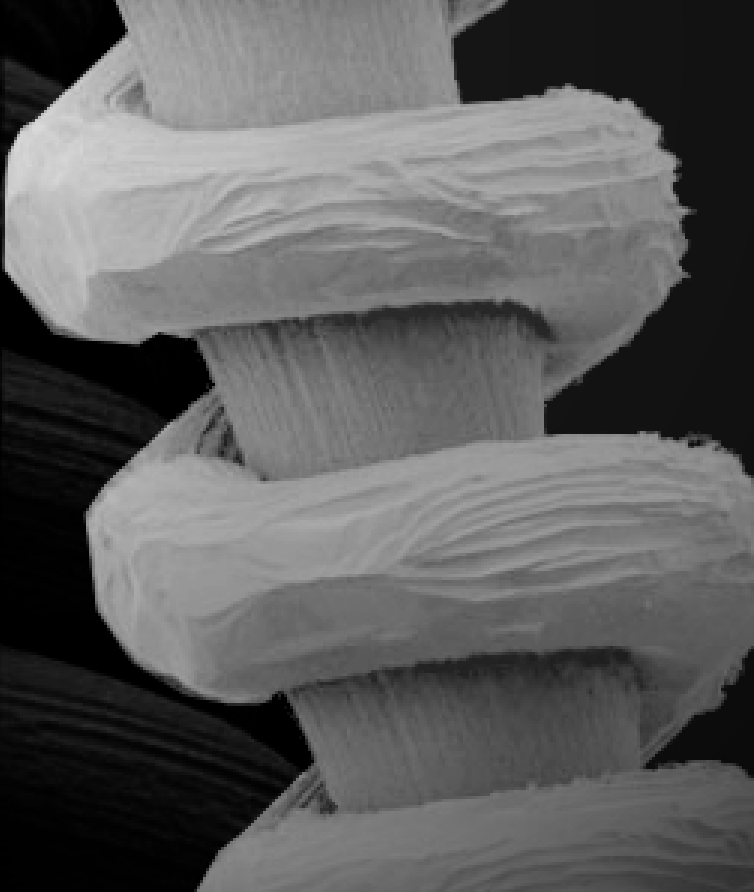
#> input picture Assignment1/images/Fig0229(a)(tungsten_filament_shaded).png, 754 x 892 px
$ python 'Example 2.7.py'
#> lines starting #> are read from the running program, lines starting #| are printed output that depends on the picture; after the words box and inside, x2 and y2 are one past the last pixel; in counts of white or black regions, pixels touching at a corner belong together
import cv2
import matplotlib.pyplot as plot

shaded_img = cv2.imread(
    'images/Fig0229(a)(tungsten_filament_shaded).png',
    flags=0)
#> shaded_img is the input picture: shape (892, 754); min 0, max 217, mean 93.5
shading_pattern = cv2.imread(
    'images/Fig0229(b)(tungsten_sensor_shading).png',
    flags=0)
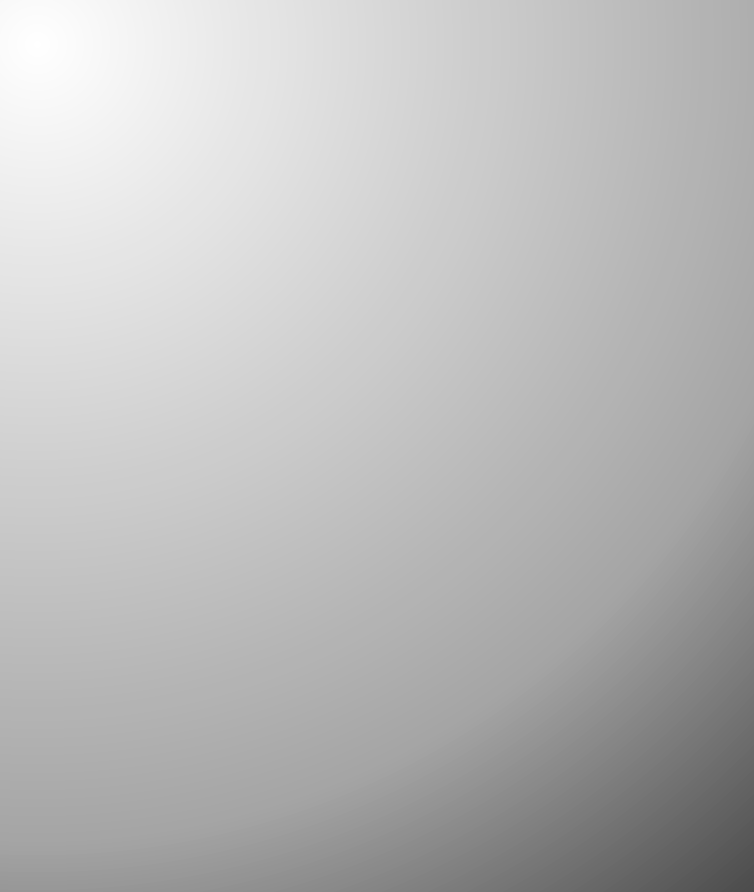
#> input picture Assignment1/images/Fig0229(b)(tungsten_sensor_shading).png, 754 x 892 px
#> shading_pattern is the input picture: shape (892, 754); min 76, max 255, mean 186.2

product_img = cv2.multiply(shaded_img, shading_pattern, scale=256)  # 乘法
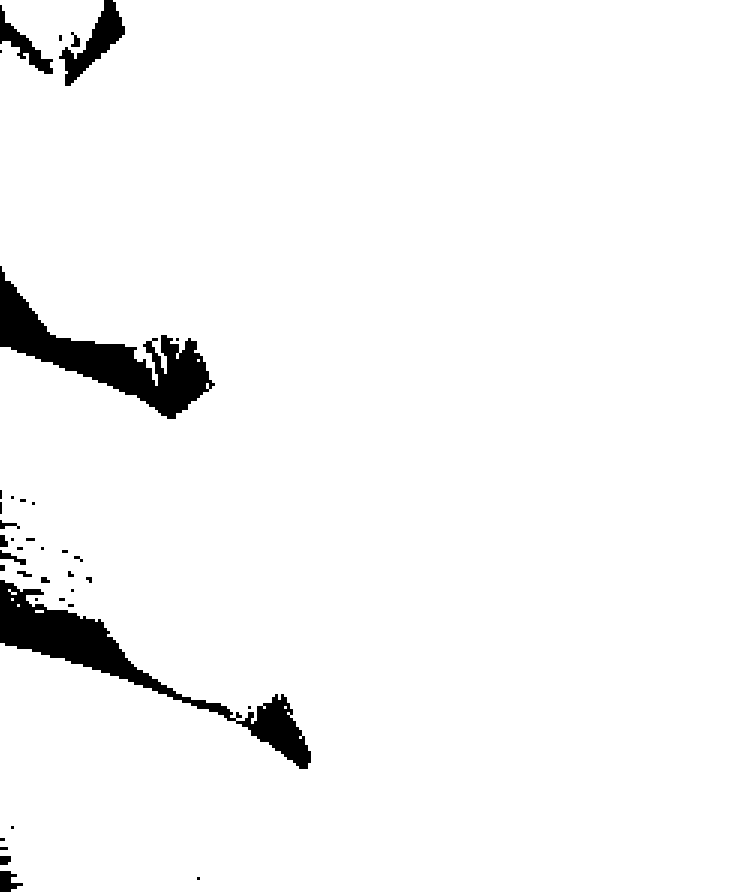
#> product_img: shape (892, 754); 96.4% white; 38 black regions (19 under 20 px), largest, box (x1, y1, x2, y2) and area: (0, 266, 215, 419) 9873, (0, 580, 311, 769) 9801, (59, 0, 125, 86) 1971
quotient_img = cv2.divide(shaded_img, shading_pattern, scale=256)  # 除法
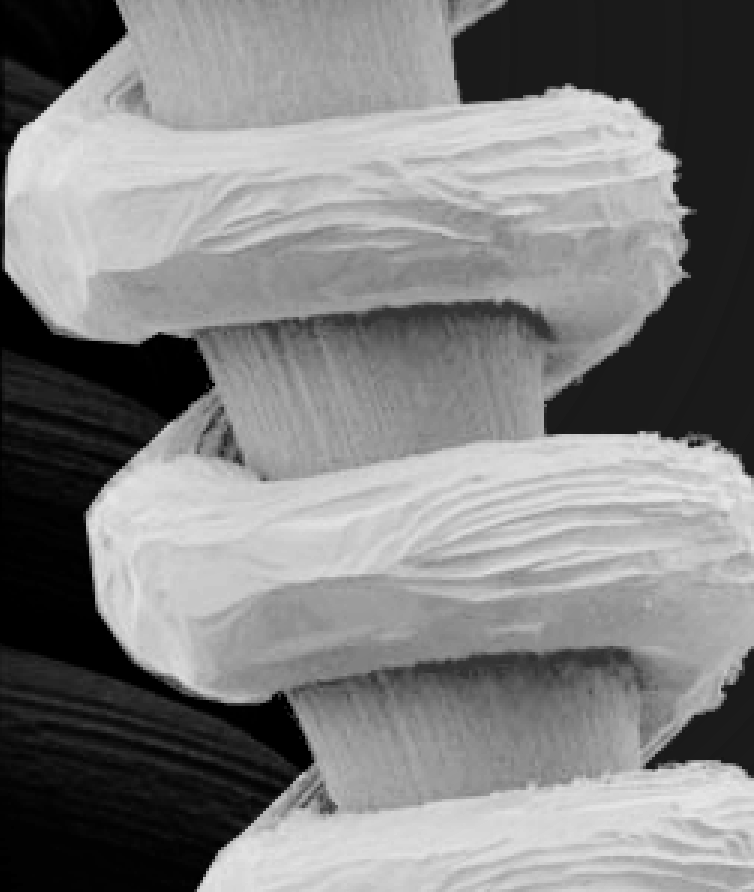
#> quotient_img: shape (892, 754); min 0, max 231, mean 128.8

# 绘图
plot.subplot(132), plot.imshow(shaded_img, cmap='gray'), plot.title('shaded_img'), plot.axis('off')  # 原始图像
plot.subplot(131), plot.imshow(product_img, cmap='gray'), plot.title('product_img'), plot.axis('off')  # 乘法结果
plot.subplot(133), plot.imshow(quotient_img, cmap='gray'), plot.title('quotient_img'), plot.axis('off')  # 除法结果
plot.show()
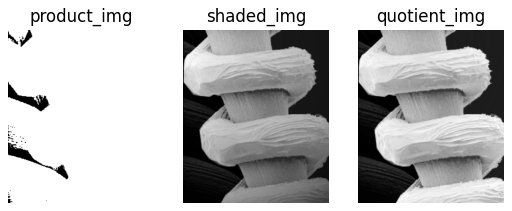
#> figure drawn by matplotlib, 3 panels
